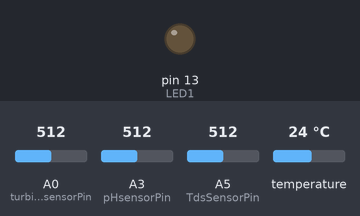
Simulated run of this sketch. Board: Arduino Uno, built with avr-gcc and run on an emulated ATmega328P. On the bench: output pins drawn as LEDs (lit = HIGH). The test bench sets the inputs (shaded band); at power-on: A0 (turbidity_sensorPin) = 512, A3 (pHsensorPin) = 512, A5 (TdsSensorPin) = 512, temperature 24 °C.

Above: at 2.0 s.
Timing chart, 0 to 5.2 s (numbered marks = the images above):
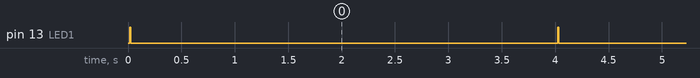

Measured:
- by itself, pin 13 (LED1): alternates HIGH for 0.01 s and LOW for 4.0 s

The sketch:

slaveNode.ino
```cpp
// init Libraries
#include <OneWire.h>
#include <DallasTemperature.h>
#include <SoftwareSerial.h>

// TURBIDITY SENSOR
int turbidity_sensorPin = A0;
float turbidity_volt;
float ntu;

// TEMPERATURE SENSOR
#define ONE_WIRE_BUS A1
const int numReadingsTemp = 4;
float readingsTemp[numReadingsTemp]; // the readings from the analog input
int readIndexTemp = 0;               // the index of the current reading
float totalTemp = 0;                 // the running total
float averageTemp = 0;               // the average
float temp_adc_val_Temp;

// TDS SENSORS
#define TdsSensorPin A5
#define VREF 5.0          // analog reference voltage(Volt) of the ADC
#define SCOUNT 30         // sum of sample point
int analogBuffer[SCOUNT]; // store the analog value in the array, read from ADC
int analogBufferTemp[SCOUNT];
int analogBufferIndex = 0, copyIndex = 0;
int analogReadTDS = 0;
float averageVoltage = 0, tdsValue = 0;

// PH SENSOR
#define pHsensorPin A3           // pH meter Analog output to Arduino Analog Input 0
unsigned long int avgValueForPH; // Store the average value of the ph sensor feedback
int pHbuffer[10];
float phValue;

// SENDER LORA
String turnOn = "";

String MyMessage = "";
String inString = "";

// LED infor
#define LED1 13

// init Libraries for Temperature sesor
OneWire oneWire(ONE_WIRE_BUS);
DallasTemperature sensors(&oneWire);

// init Libraries for Sender Lora
SoftwareSerial loraSerial(2, 3); // TX, RX

void setup(void)
{
  pinMode(LED1, OUTPUT);
  digitalWrite(LED1, LOW);
  Serial.begin(9600);
  loraSerial.begin(9600);
  sensors.begin();
  pinMode(TdsSensorPin, INPUT);
  for (int thisReading = 0; thisReading < numReadingsTemp; thisReading++)
  {
    readingsTemp[thisReading] = 0;
  }
}
// Read temperature sensor DS18B20
void TempRead()
{
  sensors.requestTemperatures();
  temp_adc_val_Temp = sensors.getTempCByIndex(0);
  totalTemp = totalTemp - readingsTemp[readIndexTemp];
  // read from the sensor:
  readingsTemp[readIndexTemp] = temp_adc_val_Temp;
  // add the reading to the total:
  totalTemp = totalTemp + readingsTemp[readIndexTemp];
  // advance to the next position in the array:
  readIndexTemp = readIndexTemp + 1;
  if (readIndexTemp >= numReadingsTemp)
  {
    readIndexTemp = 0;
  }
  averageTemp = totalTemp / numReadingsTemp;
  TDSRead(averageTemp, readIndexTemp);
  delay(1);
}
/*
 ** Read Analog TDS sensor
 **Overview you can read in link: https://www.dfrobot.com/product-1662.html
 */

void TDSRead(float avgTemp, int readIndex)
{
  static unsigned long analogSampleTimepoint = millis();
  if (millis() - analogSampleTimepoint > 40) // every 40 milliseconds,read the analog value from the ADC
  {
    analogSampleTimepoint = millis();
    analogReadTDS = analogRead(TdsSensorPin);
    analogBuffer[analogBufferIndex] = analogReadTDS; // read the analog value and store into the buffer
    analogBufferIndex++;
    if (analogBufferIndex == SCOUNT)
      analogBufferIndex = 0;
  }
  if (avgTemp <= 0)
  {
    Serial.println("Temperature Sensor Error!Set Temp=25C");
    avgTemp = 25;
  }
  for (copyIndex = 0; copyIndex < SCOUNT; copyIndex++)
    analogBufferTemp[copyIndex] = analogBuffer[copyIndex];
  averageVoltage = getMedianNum(analogBufferTemp, SCOUNT) * (float)VREF / 1024.0;                                                                                                  // read the analog value more stable by the median filtering algorithm, and convert to voltage value
  float compensationCoefficient = 1.0 + 0.02 * (avgTemp - 25.0);                                                                                                                   // temperature compensation formula: fFinalResult(25^C) = fFinalResult(current)/(1.0+0.02*(fTP-25.0));
  float compensationVolatge = averageVoltage / compensationCoefficient;                                                                                                            // temperature compensation
  tdsValue = (133.42 * compensationVolatge * compensationVolatge * compensationVolatge - 255.86 * compensationVolatge * compensationVolatge + 857.39 * compensationVolatge) * 0.5; // convert voltage value to tds value
  TurbidityRead(avgTemp, tdsValue, averageVoltage, readIndex);
  delay(1);
  //   }
}
/*
 **Read Analog Turbidity sensor
 **Overview you can read in link: https://www.dfrobot.com/product-1394.html
 */
void TurbidityRead(float avgTemp, float tdsValue, float avg_volt_TDS, int readIndex)
{
  turbidity_volt = 0;
  for (int i = 0; i < 800; i++)
  {
    turbidity_volt += ((float)analogRead(turbidity_sensorPin) / 875) * 5;
  }
  turbidity_volt = turbidity_volt / 800;
  turbidity_volt = round_to_dp(turbidity_volt, 2);
  if (turbidity_volt < 2.5)
  {
    ntu = 3000;
  }
  else
  {
    ntu = -1120.4 * square(turbidity_volt) + 5770.3 * turbidity_volt - 4352.2;
  }
  phRead(avgTemp, tdsValue, avg_volt_TDS, readIndex, ntu, turbidity_volt);
  // Serial.print(turbidity_volt);
  // Serial.print(" V");
  // Serial.println();

  // Serial.print(ntu);
  // Serial.print(" NTU");
  // Serial.println();
  // delay(500);
  delay(1);
}
/*
 **Read Analog pH sensor
 **Overview you can read in link: https://www.dfrobot.com/product-1782.html
 */
void phRead(float avgTemp, float tdsValue, float avg_volt_TDS, int readIndex, float ntuValue, float turbidity_volt)
{
  for (int i = 0; i < 10; i++) // Get 10 sample value from the sensor for smooth the value
  {
    pHbuffer[i] = analogRead(pHsensorPin);
    //  Serial.println(pHbuffer[i]);
    delay(10);
  }
  avgValueForPH = 0;
  for (int i = 2; i < 8; i++)
    avgValueForPH += pHbuffer[i];
  float Voltage = (float)avgValueForPH * 5 / 1024 / 6;
  if (Voltage >= 1.8 && Voltage <= 1.9)
  {
    Voltage += 0.15;
  }
  // Serial.print("    Voltage:");
  // Serial.print(Voltage,2);     //convert the analog into millivolt
  phValue = 3.5 * Voltage; // convert the millivolt into pH value

  SendMessLora_to_Master(avgTemp, tdsValue, avg_volt_TDS, readIndex, ntuValue, turbidity_volt, phValue, Voltage);
  delay(1);
}
//Sending payload from Slave to MasterNode
void SendMessLora_to_Master(float avgTemp, float tdsValue, float avg_volt_TDS, int readIndex, float ntuValue, float avg_volt_Turbidity, float phValue, float avg_volt_pH)
{
  // read packet header bytes:
  byte sender = loraSerial.read();
  int recipient = loraSerial.read(); // recipient address
  while (loraSerial.available())
  {
    int inChar = loraSerial.read();
    inString += (char)inChar;
    MyMessage = inString;
  }
  inString = "";
// Check code Reciver from Master node
  int Val = MyMessage.toInt();
  if (Val == 20)
  {
    turnOn = turnOn + avgTemp + "," + tdsValue + "," + ntuValue + "," + phValue;
    delay(10);
    loraSerial.print(turnOn);
    delay(10);
    Serial.println("Received from: 0x" + String(sender, HEX));
    Serial.println("Sent to: 0x" + String(recipient, HEX));
    Serial.println("Mess sender:" + MyMessage);
    Serial.println(turnOn);
    Serial.println("");
  }
  turnOn = "";
}

// void print_value(float avgTemp, float tdsValue,float avg_volt_TDS,int readIndex,float ntuValue,float avg_volt_Turbidity,float phValue, float avg_volt_pH){
//   Serial.print("ReadIndex = ");
//   Serial.println(readIndex);
//   Serial.print("AVG_Temperature = ");
//   Serial.print(avgTemp);
//   Serial.print(" *C");
//   Serial.println();
//   Serial.print("TDS Sensor Value = ");
//   Serial.print(tdsValue);
//   Serial.print("   - Voltage_TDS = ");
//   Serial.println(avg_volt_TDS);
//   Serial.print("Turbidity Sensor Value = ");
//   Serial.print(ntuValue);
//   Serial.print("   - Voltage_Turbidity = ");
//   Serial.println(avg_volt_Turbidity);
//   Serial.print("pH Sensor Value = ");
//   Serial.print(phValue);
//   Serial.print("   - Voltage_pH = ");
//   Serial.println(avg_volt_pH);
//   Serial.println();
// }
// getMedianNum for TDS sensor
int getMedianNum(int bArray[], int iFilterLen)
{
  int bTab[iFilterLen];
  for (byte i = 0; i < iFilterLen; i++)
    bTab[i] = bArray[i];
  int i, j, bTemp;
  for (j = 0; j < iFilterLen - 1; j++)
  {
    for (i = 0; i < iFilterLen - j - 1; i++)
    {
      if (bTab[i] > bTab[i + 1])
      {
        bTemp = bTab[i];
        bTab[i] = bTab[i + 1];
        bTab[i + 1] = bTemp;
      }
    }
  }
  if ((iFilterLen & 1) > 0)
    bTemp = bTab[(iFilterLen - 1) / 2];
  else
    bTemp = (bTab[iFilterLen / 2] + bTab[iFilterLen / 2 - 1]) / 2;
  return bTemp;
}
// Round for Turbidity sensor
float round_to_dp(float in_value, int decimal_place)
{
  float multiplier = powf(10.0f, decimal_place);
  in_value = roundf(in_value * multiplier) / multiplier;
  return in_value;
}

void loop()
{
  digitalWrite(LED1, HIGH);
  delay(10);
  digitalWrite(LED1, LOW);
  TempRead();
  delay(3000);
}
```
